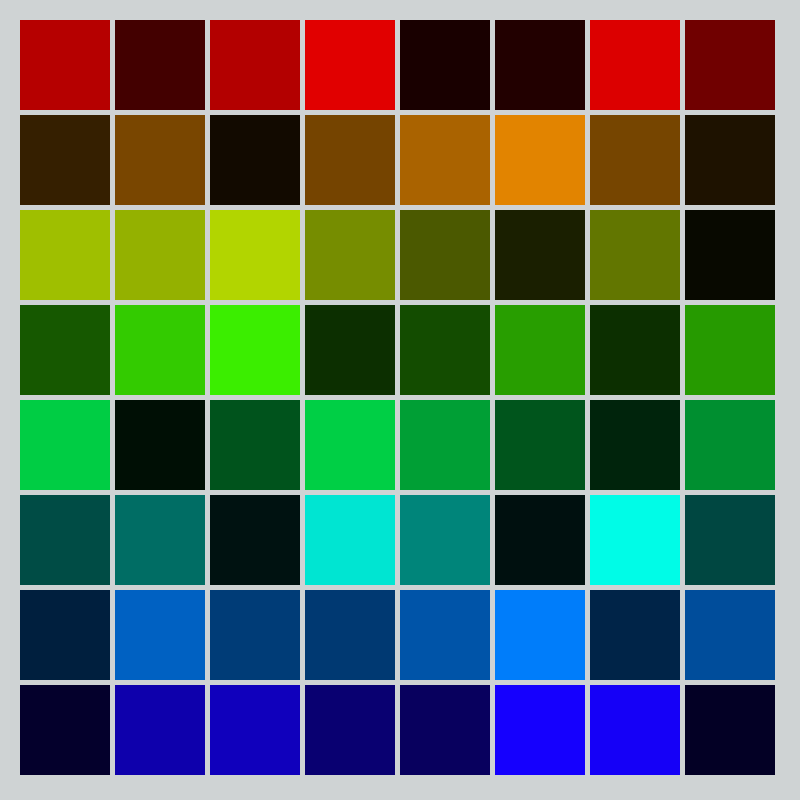
Frame 1 (no input)
Frame 60 (no input): identical to frame 1, image omitted
Frame 120 (the mouse pressed at the canvas centre since frame 60): identical to frame 1, image omitted

The p5.js sketch that drew this single still picture (run headless with seeded random() and noise() and a simulated clock; from frame 60 on, the mouse is pressed at the canvas centre):

// p5.js sketch
// ── sketch.js
/**
 * Adit Garg
 * IGME-101: Assignment Name, m/d/18
 * Summarization of sketch activity
 */

"use strict"; //catch some common coding errors

//Global variables
var canvas, number1, number2;

/**
 * setup : Initialization runs once; called automatically
 * Summarize code that you add
 */

function setup() {
	canvasCreat(); //canvas creator function called
	background(195, 2, 83); //Light Gray Background
	for (let i = 0; i <= 7; i++) {
		for (let j = 0; j <= 7; j++) {
			fill((j*35),100,random(100));
			rect(20 + (i * 95), 20 + (j * 95), 90, 90);
		}
	}
	console.log("3,5");
	loopFizzBuzz(3, 5);
	console.log("4,6");
	loopFizzBuzz(4, 6);
	console.log("7,11");
	loopFizzBuzz(7, 11);



}

/**
 * draw : Periodically called automatically
 * Summarize code that you add
 */
function draw() {

}
/**
 * canvasCreat : Canvas creator code and defaults
 * creates a canvas and sets some default values
 */

function canvasCreat() {
	//Canvas setup
	canvas = createCanvas(800, 800); // defining the canvas as a variable allows it to be versatile
	canvas.position(0, 0); //due to the variable's versatility the DOM library allows to define position
	canvas.style("z-index", "-1"); //due to the variable's versatility the DOM library allows to define the hirearchy of view/ z index (a css property)
	colorMode(HSB, 360, 100, 100); //color mode set to HSB
	noStroke(); //No stroke

}

/**
 * loopFizzBuzz : some numbers and checking divisibility
 * checks parameters against an incrementing list of numbers and prints fizz and buzz or both where needed
 */
function loopFizzBuzz(number1, number2) {
	for (let i = 1; i <= 100; i++) {
		console.log("Number " + i + " has:");
		if ((i % number1 === 0) && (i % number2 === 0)) {
			console.log("FizzBuzz");
		} else if (i % number1 === 0) {
			console.log("Fizz");
		} else if (i % number2 === 0) {
			console.log("Buzz");
		} else{
			console.log("nothing (not divisible by either)");
		}
		console.log("For parameter " + number1 + ", " + number2 + ".");
		console.log("");
	}

}
